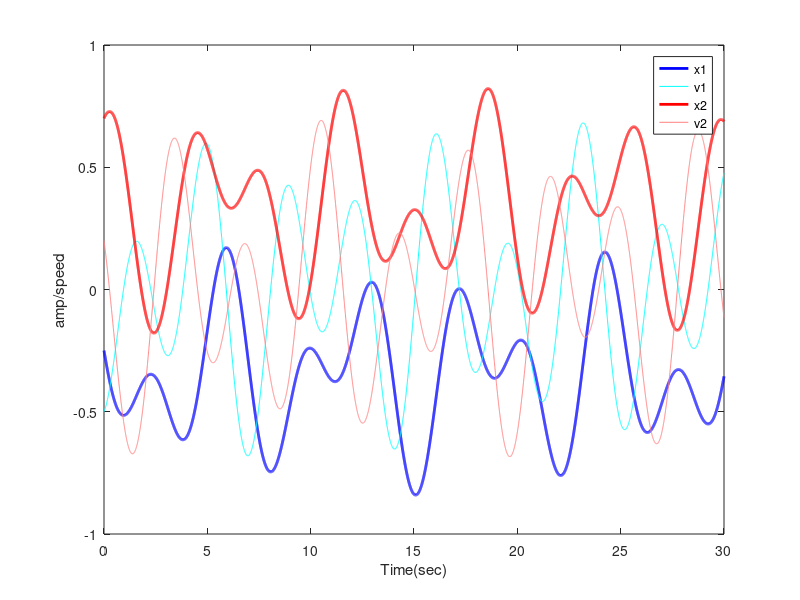

The MATLAB script that drew this image:
%EULER for 2 mass oscillator
clear all
clc

% wall -- spring1 -- mass1 -- spring_middle -- mass2 -- spring2 -- wall
% x=-1                                                              

%positions
left_wall = -1 ;
right_wall = 1 ;

k1 = 1; % spring coeff
k13 = 0 ; %spring 1 cubic term coeff 4 is interesting
d1 = .01 ; % damping coefficient -- need some for stability

k2 = 1; % spring coeff
k23 = 0; %spring 2 cubic term coeff
d2 = .01 ; % damping coefficient -- need some for stability

k_middle = 1 ;  % spring coeff
k_middle_3 = 0;

% need small time step for stability
Fs = 256 ;
dt = 1/Fs ;
tspan = 0:dt:30 ; %seconds 
 
%initial condition sets
x0_symm = [-0.5, 0, 0.5, 0];
x0_antisymm = [0.0, 0, 0.65, 0];
x0_random = [-0.25, -.5, 0.70, .2]; ;

% init vector
% x(t,1) is spring 1 position
% x(t,2) is spring 1 vel
% x(t,3) is spring 2 position
% x(t,4) is spring 2 vel
x = zeros (length(tspan),4) ;
x(1,:) = x0_random' ;

for t=2:length(tspan)
    % compute spring tensions,
    % ASSUMING zero rest-length of the springs
    % the left spring
    spring_force1 = k1 * ((x(t-1,1)-left_wall) + k13*(x(t-1,1)-left_wall)^3);
    % the right spring
    spring_force2 = k2 * ((right_wall-x(t-1,3)) + k23*(right_wall-x(t-1,3))^3);
    % the middle spring
    spring_force_middle = k_middle * (x(t-1,3)-x(t-1,1)) + k_middle_3 * (x(t-1,3)-x(t-1,1))^3 ;
    
    % Euler update the vector 
    x(t,1) = x(t-1,1) + x(t-1,2)*dt;
    x(t,2) = x(t-1,2) + (-spring_force1 - d1 * x(t-1,2) + spring_force_middle)*dt ;
    x(t,3) = x(t-1,3) + x(t-1,4)*dt;
    x(t,4) = x(t-1,4) + (spring_force2 - d2 * x(t-1,4) - spring_force_middle)*dt ;
end

figure(1); clf;
plot(tspan,x(:,1), 'b', 'linewidth', 2)
hold on
plot(tspan,x(:,2), 'cyan')
plot(tspan,x(:,3), 'r', 'linewidth', 2)
plot(tspan,x(:,4), 'color', [1 .5 .5])

xlabel('Time(sec)')
ylabel('amp/speed')
set(gca, 'ylim', [-1 1])
legend('x1','v1','x2','v2')

%== end ========================================